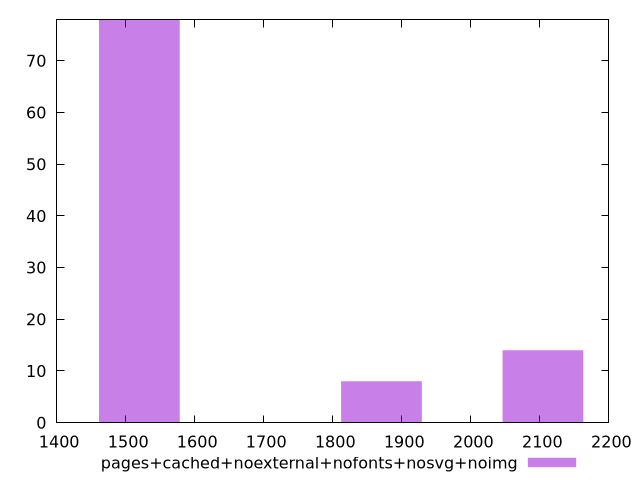

Write the gnuplot code that produced this figure.
$_pagesCachedNoexternalNofontsNosvgNoimg <<EOF
1519.8692418568785 78
2104.4343348787547 14
1870.6082976700043 8
EOF
set key outside below
set terminal pngcairo
set output "report_00006_2020-11-02T20-21-41.718Z/speed-index/pages+cached+noexternal+nofonts+nosvg+noimg//raw_hist.png"
set yrange [0:78]
set boxwidth 116.91301860437527
set style fill transparent solid 0.5 noborder
plot $_pagesCachedNoexternalNofontsNosvgNoimg title "pages+cached+noexternal+nofonts+nosvg+noimg" with boxes ,
